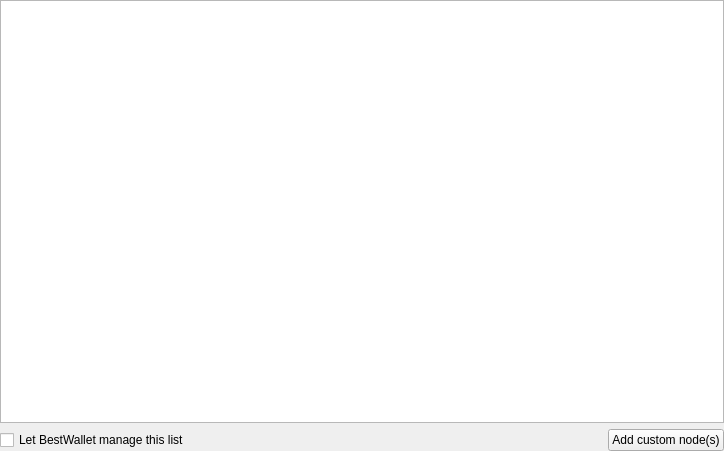
<?xml version="1.0" encoding="UTF-8"?>
<ui version="4.0">
 <class>NodeWidget</class>
 <widget class="QWidget" name="NodeWidget">
  <property name="geometry">
   <rect>
    <x>0</x>
    <y>0</y>
    <width>724</width>
    <height>451</height>
   </rect>
  </property>
  <property name="windowTitle">
   <string>Form</string>
  </property>
  <layout class="QVBoxLayout" name="verticalLayout">
   <property name="leftMargin">
    <number>0</number>
   </property>
   <property name="topMargin">
    <number>0</number>
   </property>
   <property name="rightMargin">
    <number>0</number>
   </property>
   <property name="bottomMargin">
    <number>0</number>
   </property>
   <item>
    <widget class="QStackedWidget" name="stackedWidget">
     <property name="currentIndex">
      <number>0</number>
     </property>
     <widget class="QWidget" name="page_websocket">
      <layout class="QVBoxLayout" name="verticalLayout_3">
       <property name="leftMargin">
        <number>0</number>
       </property>
       <property name="topMargin">
        <number>0</number>
       </property>
       <property name="rightMargin">
        <number>0</number>
       </property>
       <property name="bottomMargin">
        <number>0</number>
       </property>
       <item>
        <widget class="QTreeView" name="treeView_websocket">
         <property name="rootIsDecorated">
          <bool>false</bool>
         </property>
         <attribute name="headerStretchLastSection">
          <bool>false</bool>
         </attribute>
        </widget>
       </item>
      </layout>
     </widget>
     <widget class="QWidget" name="page_custom">
      <layout class="QVBoxLayout" name="verticalLayout_2">
       <property name="leftMargin">
        <number>0</number>
       </property>
       <property name="topMargin">
        <number>0</number>
       </property>
       <property name="rightMargin">
        <number>0</number>
       </property>
       <property name="bottomMargin">
        <number>0</number>
       </property>
       <item>
        <widget class="QTreeView" name="treeView_custom">
         <property name="rootIsDecorated">
          <bool>false</bool>
         </property>
        </widget>
       </item>
      </layout>
     </widget>
    </widget>
   </item>
   <item>
    <layout class="QHBoxLayout" name="horizontalLayout_2">
     <item>
      <widget class="QCheckBox" name="checkBox_websocketList">
       <property name="text">
        <string>Let BestWallet manage this list</string>
       </property>
      </widget>
     </item>
     <item>
      <spacer name="horizontalSpacer">
       <property name="orientation">
        <enum>Qt::Horizontal</enum>
       </property>
       <property name="sizeType">
        <enum>QSizePolicy::MinimumExpanding</enum>
       </property>
       <property name="sizeHint" stdset="0">
        <size>
         <width>25</width>
         <height>0</height>
        </size>
       </property>
      </spacer>
     </item>
     <item>
      <widget class="QFrame" name="frame_addCustomNodes">
       <property name="frameShape">
        <enum>QFrame::NoFrame</enum>
       </property>
       <property name="frameShadow">
        <enum>QFrame::Raised</enum>
       </property>
       <layout class="QHBoxLayout" name="horizontalLayout">
        <property name="leftMargin">
         <number>0</number>
        </property>
        <property name="topMargin">
         <number>0</number>
        </property>
        <property name="rightMargin">
         <number>0</number>
        </property>
        <property name="bottomMargin">
         <number>0</number>
        </property>
        <item>
         <widget class="QPushButton" name="btn_addCustomNodes">
          <property name="text">
           <string>Add custom node(s)</string>
          </property>
         </widget>
        </item>
       </layout>
      </widget>
     </item>
    </layout>
   </item>
  </layout>
 </widget>
 <resources/>
 <connections/>
</ui>
